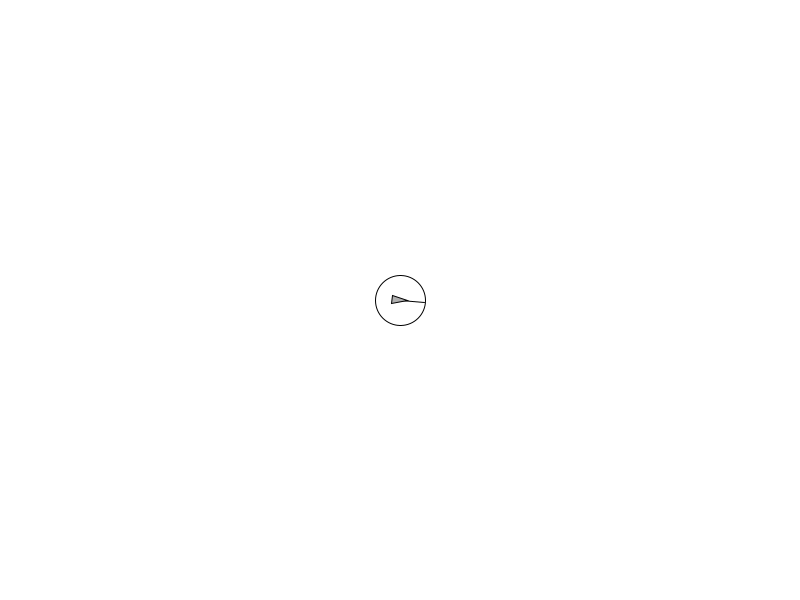
Frame 1 (no input)
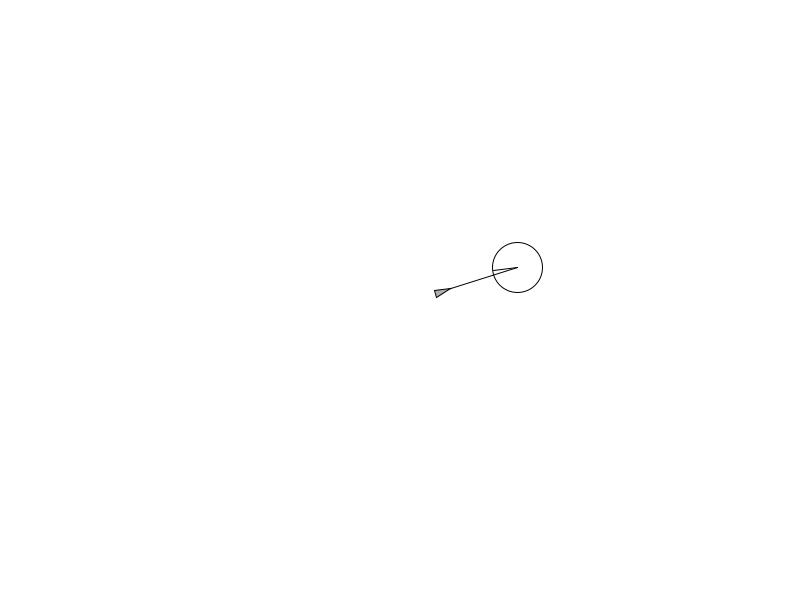
Frame 60 (the mouse pressed at the canvas centre just before this capture)
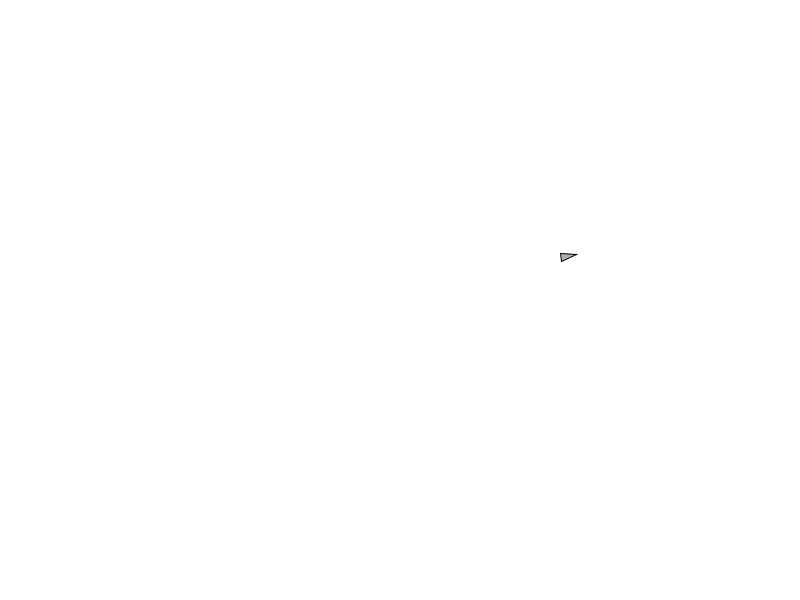
Frame 120 (the mouse held since frame 60 and released just before this capture)

The Processing sketch that drew these frames (run headless with seeded random() and noise(); from frame 60 on, the mouse is pressed at the canvas centre):

// Processing sketch: Wander
// ── Wander.pde
Wehicle wanderer;
boolean debug = true;

void setup(){
size(800,600);
wanderer = new Wehicle(new PVector(width/2,height/2));
}

void draw(){
  background(255);
  wanderer.wander();
  wanderer.run();
}

void mousePressed(){
  debug= !debug;
}
// ── Wehicle.pde
class Wehicle{
  PVector loc;
  PVector vel;
  PVector  acc;
  float r;
  float maxspeed;
  float maxforce;
  float wandertheta;
  
  Wehicle(PVector loc){
  this.loc = loc;
  vel = new PVector(0,0);
  acc = new PVector(0,0);
  r = 4;
  maxspeed = 4;
  maxforce = 0.1;
  }
  
  void run(){
  update();
  display();
  }
  
  
  void update(){
  vel.add(acc);
  vel.limit(maxspeed);
  loc.add(vel);
  acc.mult(0);
  }
  
  void applyForce(PVector force){
    PVector f = PVector.div(force, 4);
    acc.add(f);
  }
  
  void wander(){
    float wanderR = 25; // se calcula el radio para nuestro circulo de merodeo
    float wanderD = 80; // distancia para nuestro circulo de merodeo
    float change = 0.3;
    wandertheta += random(-change, change); //cambiar al azar wnadertheta
    
    //Ahora se calcula la nueva posicion de hiro hacia el circulo
    PVector circlepos = vel.get(); //Inicia con la velocidad
    circlepos.normalize(); // normalizar para obtener direccion
    circlepos.mult(wanderD); //Multiplicar por la distancia
    circlepos.add(loc); //Hacerlo relativo a la posicion del movil
    
    float h = vel.heading(); // necesitamos saber la direccion para compensar wandertheta
    
    PVector circleOffset = new PVector(wanderR*cos(wandertheta+h),wanderR*sin(wandertheta+h));
    PVector target = PVector.add(circlepos,circleOffset);
    seek(target);
    
    if(debug) drawWanderStuff(loc,circlepos,target,wanderR);
    
  }
  
  void seek(PVector target){
    PVector desired = PVector.sub(target,loc);
    desired.normalize();
    desired.mult(maxspeed);
    
    PVector steer = PVector.sub(desired,vel);
    steer.limit(maxforce);
    applyForce(steer);
  }
  
  
  void display(){
    float theta = vel.heading()+ PI/2;
    fill(175);
    stroke(0);
    pushMatrix();
    translate(loc.x,loc.y);
    rotate(theta);
    beginShape();
    vertex(0,-r*2);
    vertex(-r,r*2);
    vertex(r,r*2);
    endShape(CLOSE);
    popMatrix();
    
  }
   
    void drawWanderStuff(PVector loc, PVector circle, PVector target, float rad){
    stroke(0);
    noFill();
    ellipseMode(CENTER);
    ellipse(circle.x,circle.y,rad*2,rad*2);
    line(loc.x,loc.y,circle.x,circle.y);
    line(circle.x,circle.y, target.x,target.y);
    
    }

}
